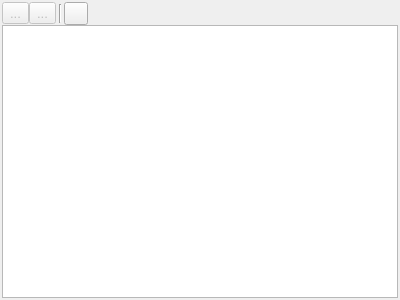
<?xml version="1.0" encoding="UTF-8"?>
<ui version="4.0">
 <class>PluginDescriptionDialog</class>
 <widget class="QDialog" name="PluginDescriptionDialog">
  <property name="geometry">
   <rect>
    <x>0</x>
    <y>0</y>
    <width>400</width>
    <height>300</height>
   </rect>
  </property>
  <property name="font">
   <font>
    <pointsize>10</pointsize>
   </font>
  </property>
  <property name="windowTitle">
   <string>Plug-in description</string>
  </property>
  <property name="windowIcon">
   <iconset resource="resources.qrc">
    <normaloff>:/images/icons/idea.png</normaloff>:/images/icons/idea.png</iconset>
  </property>
  <layout class="QVBoxLayout" name="verticalLayout">
   <property name="spacing">
    <number>0</number>
   </property>
   <property name="leftMargin">
    <number>2</number>
   </property>
   <property name="topMargin">
    <number>2</number>
   </property>
   <property name="rightMargin">
    <number>2</number>
   </property>
   <property name="bottomMargin">
    <number>2</number>
   </property>
   <item>
    <widget class="QFrame" name="frame">
     <property name="frameShape">
      <enum>QFrame::NoFrame</enum>
     </property>
     <property name="frameShadow">
      <enum>QFrame::Raised</enum>
     </property>
     <property name="lineWidth">
      <number>0</number>
     </property>
     <layout class="QHBoxLayout" name="horizontalLayout">
      <property name="spacing">
       <number>0</number>
      </property>
      <property name="leftMargin">
       <number>0</number>
      </property>
      <property name="topMargin">
       <number>0</number>
      </property>
      <property name="rightMargin">
       <number>0</number>
      </property>
      <property name="bottomMargin">
       <number>0</number>
      </property>
      <item>
       <widget class="QToolButton" name="goBackButton">
        <property name="enabled">
         <bool>false</bool>
        </property>
        <property name="toolTip">
         <string>Go back to the previous topic (Ctrl+Left)</string>
        </property>
        <property name="text">
         <string>...</string>
        </property>
        <property name="icon">
         <iconset resource="resources.qrc">
          <normaloff>:/images/icons/back.png</normaloff>:/images/icons/back.png</iconset>
        </property>
        <property name="shortcut">
         <string>Ctrl+Left</string>
        </property>
       </widget>
      </item>
      <item>
       <widget class="QToolButton" name="goForwardButton">
        <property name="enabled">
         <bool>false</bool>
        </property>
        <property name="toolTip">
         <string>Go forward to the next topic (Ctrl+Right)</string>
        </property>
        <property name="text">
         <string>...</string>
        </property>
        <property name="icon">
         <iconset resource="resources.qrc">
          <normaloff>:/images/icons/forward.png</normaloff>:/images/icons/forward.png</iconset>
        </property>
        <property name="shortcut">
         <string>Ctrl+Right</string>
        </property>
       </widget>
      </item>
      <item>
       <widget class="QWidget" name="widget" native="true">
        <layout class="QHBoxLayout" name="horizontalLayout_2">
         <property name="spacing">
          <number>0</number>
         </property>
         <property name="leftMargin">
          <number>3</number>
         </property>
         <property name="topMargin">
          <number>2</number>
         </property>
         <property name="rightMargin">
          <number>2</number>
         </property>
         <property name="bottomMargin">
          <number>2</number>
         </property>
         <item>
          <widget class="Line" name="line">
           <property name="orientation">
            <enum>Qt::Vertical</enum>
           </property>
          </widget>
         </item>
        </layout>
       </widget>
      </item>
      <item>
       <widget class="QToolButton" name="scriptingInfoButton">
        <property name="toolTip">
         <string>Show plug-in's and properties' names for scripting (Ctrl+S)</string>
        </property>
        <property name="text">
         <string/>
        </property>
        <property name="icon">
         <iconset resource="resources.qrc">
          <normaloff>:/images/icons/script_file.png</normaloff>:/images/icons/script_file.png</iconset>
        </property>
        <property name="shortcut">
         <string>Ctrl+S</string>
        </property>
        <property name="checkable">
         <bool>true</bool>
        </property>
       </widget>
      </item>
      <item>
       <spacer name="horizontalSpacer">
        <property name="orientation">
         <enum>Qt::Horizontal</enum>
        </property>
        <property name="sizeHint" stdset="0">
         <size>
          <width>40</width>
          <height>20</height>
         </size>
        </property>
       </spacer>
      </item>
     </layout>
    </widget>
   </item>
   <item>
    <widget class="QTextBrowser" name="textEdit">
     <property name="openExternalLinks">
      <bool>false</bool>
     </property>
     <property name="openLinks">
      <bool>false</bool>
     </property>
    </widget>
   </item>
  </layout>
 </widget>
 <resources>
  <include location="resources.qrc"/>
 </resources>
 <connections/>
</ui>
